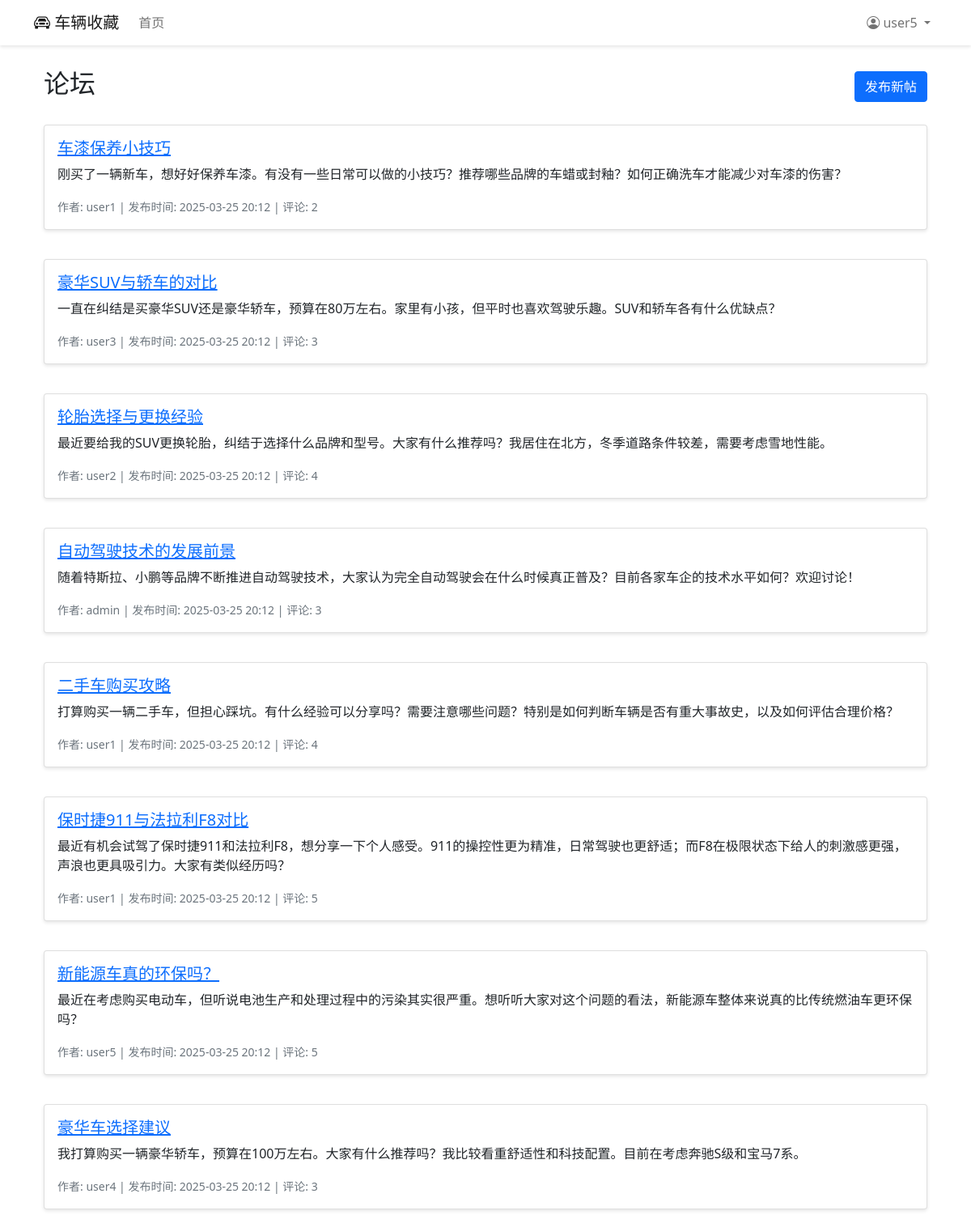
/cars/forum/ (signed in), run on the app's committed database.
### cars/models.py (models this page shows)
class Post(models.Model):
    title = models.CharField(max_length=200, verbose_name='标题')
    content = models.TextField(verbose_name='内容')
    author = models.ForeignKey(
        User,
        on_delete=models.CASCADE,
        related_name='posts',
        verbose_name='作者'
    )
    created_at = models.DateTimeField(auto_now_add=True, verbose_name='创建时间')
    updated_at = models.DateTimeField(auto_now=True, verbose_name='更新时间')
    class Meta:
        ordering = ['-created_at']
        verbose_name = '帖子'
        verbose_name_plural = '帖子列表'

### cars/views.py (the view)
# urls.py: path('forum/', views.post_list, name='post_list'),
@login_required
def post_list(request):
    posts = Post.objects.all()
    return render(request, 'forum/post_list.html', {'posts': posts})

### cars/templates/forum/post_list.html
{% extends 'base.html' %}
{% block content %}
<div class="container">
    <div class="d-flex justify-content-between align-items-center mb-4">
        <h2>论坛</h2>
        <a href="{% url 'create_post' %}" class="btn btn-primary">发布新帖</a>
    </div>
    <div class="row">
        {% for post in posts %}
            <div class="col-12 mb-3">
                <div class="card">
                    <div class="card-body">
                        <h5 class="card-title">
                            <a href="{% url 'post_detail' post.id %}">{{ post.title }}</a>
                        </h5>
                        <p class="card-text">{{ post.content|truncatewords:30 }}</p>
                        <div class="text-muted">
                            <small>
                                作者: {{ post.author.username }} |
                                发布时间: {{ post.created_at|date:"Y-m-d H:i" }} |
                                评论: {{ post.comments.count }}
                            </small>
                        </div>
                    </div>
                </div>
            </div>
        {% empty %}
            <div class="col-12">
                <p>暂无帖子</p>
            </div>
        {% endfor %}
    </div>
</div>
{% endblock %}

### cars/templates/base.html (shortened to what this page needs)
<!DOCTYPE html>
<html lang="zh">
<head>
    <link href="https://cdn.jsdelivr.net/npm/bootstrap@5.1.3/dist/css/bootstrap.min.css" rel="stylesheet">
    <link href="https://cdn.jsdelivr.net/npm/bootstrap-icons@1.7.2/font/bootstrap-icons.css" rel="stylesheet">
</head>
<body>
    <nav class="navbar navbar-expand-lg navbar-light fixed-top">
        <div class="container">
            <a class="navbar-brand" href="{% url 'car_list' %}">
                <i class="bi bi-car-front"></i> 车辆收藏
            </a>
            <div class="collapse navbar-collapse" id="navbarNav">
                <ul class="navbar-nav me-auto">
                    <li class="nav-item">
                        <a class="nav-link" href="{% url 'car_list' %}">首页</a>
                    </li>
                </ul>
                <ul class="navbar-nav">
                    {% if user.is_authenticated %}
                        <li class="nav-item dropdown">
                            <a class="nav-link dropdown-toggle" href="#" id="navbarDropdown" role="button" data-bs-toggle="dropdown">
                                <i class="bi bi-person-circle"></i>
                                {{ user.username }}
                            </a>
                        </li>
                    {% endif %}
                </ul>
            </div>
        </div>
    </nav>
    <div class="container mt-4">
        {% block content %}
        {% endblock %}
    </div>
</body>
</html>

### cars/templates/base.html (style rules this page uses)
body { background-color: rgb(255, 255, 255); padding-top: 60px; }
.navbar { background-color:rgb(255, 255, 255); box-shadow: 0 2px 4px rgba(0,0,0,0.1); }
.card { margin-bottom: 20px; box-shadow: 0 2px 4px rgba(0,0,0,0.1); }

### data on the page
Post: title "车漆保养小技巧", content "刚买了一辆新车，想好好保养车漆。有没有一些日常可以做的小技巧？推荐哪些品牌的车蜡或封釉？如何正确洗车才能减少对车漆的伤害？", author.username "user1", created_at "2025-03-25 20:12", comments.count "2"
Post: title "豪华SUV与轿车的对比", content "一直在纠结是买豪华SUV还是豪华轿车，预算在80万左右。家里有小孩，但平时也喜欢驾驶乐趣。SUV和轿车各有什么优缺点？", author.username "user3", created_at "2025-03-25 20:12", comments.count "3"
Post: title "轮胎选择与更换经验", content "最近要给我的SUV更换轮胎，纠结于选择什么品牌和型号。大家有什么推荐吗？我居住在北方，冬季道路条件较差，需要考虑雪地性能。", author.username "user2", created_at "2025-03-25 20:12", comments.count "4"
Post: title "自动驾驶技术的发展前景", content "随着特斯拉、小鹏等品牌不断推进自动驾驶技术，大家认为完全自动驾驶会在什么时候真正普及？目前各家车企的技术水平如何？欢迎讨论！", author.username "admin", created_at "2025-03-25 20:12", comments.count "3"
Post: title "二手车购买攻略", content "打算购买一辆二手车，但担心踩坑。有什么经验可以分享吗？需要注意哪些问题？特别是如何判断车辆是否有重大事故史，以及如何评估合理价格？", author.username "user1", created_at "2025-03-25 20:12", comments.count "4"
Post: title "保时捷911与法拉利F8对比", content "最近有机会试驾了保时捷911和法拉利F8，想分享一下个人感受。911的操控性更为精准，日常驾驶也更舒适；而F8在极限状态下给人的刺激感更强，声浪也更具吸引力。大家有类似经历吗？", author.username "user1", created_at "2025-03-25 20:12", comments.count "5"
Post: title "新能源车真的环保吗？", content "最近在考虑购买电动车，但听说电池生产和处理过程中的污染其实很严重。想听听大家对这个问题的看法，新能源车整体来说真的比传统燃油车更环保吗？", author.username "user5", created_at "2025-03-25 20:12", comments.count "5"
Post: title "豪华车选择建议", content "我打算购买一辆豪华轿车，预算在100万左右。大家有什么推荐吗？我比较看重舒适性和科技配置。目前在考虑奔驰S级和宝马7系。", author.username "user4", created_at "2025-03-25 20:12", comments.count "3"

### other printed values
{{ user.username }} "user5"
